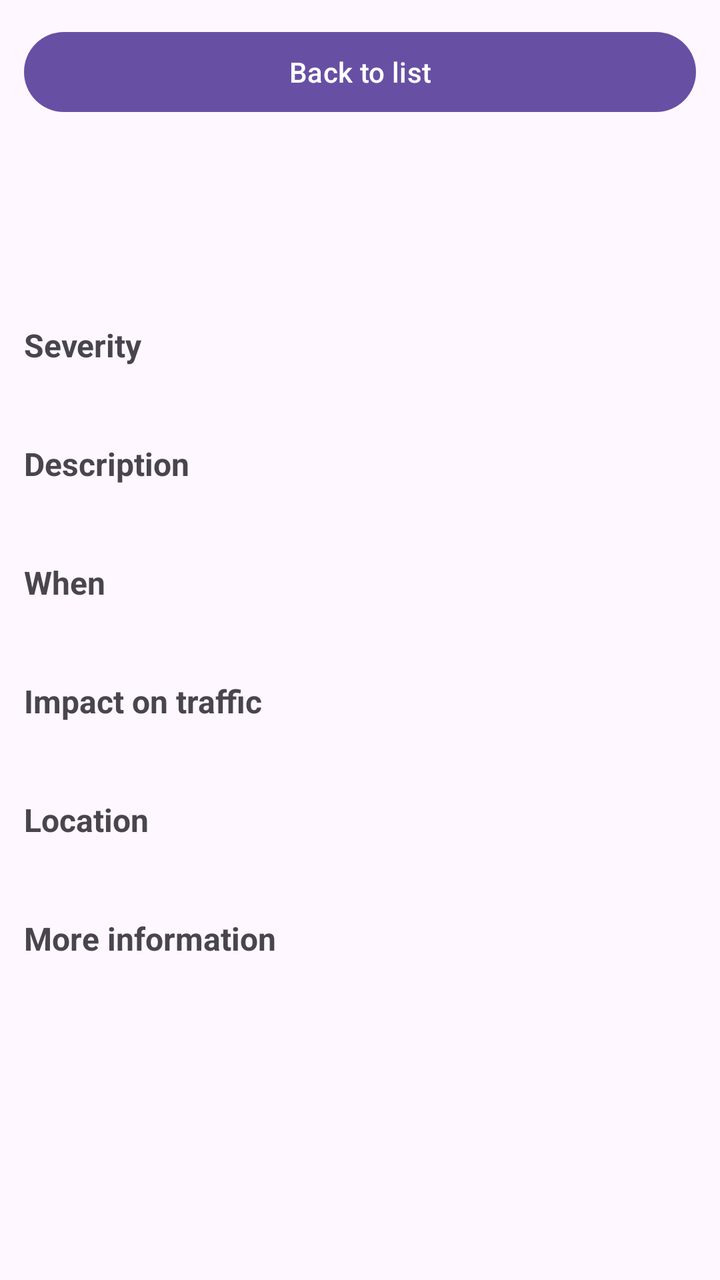
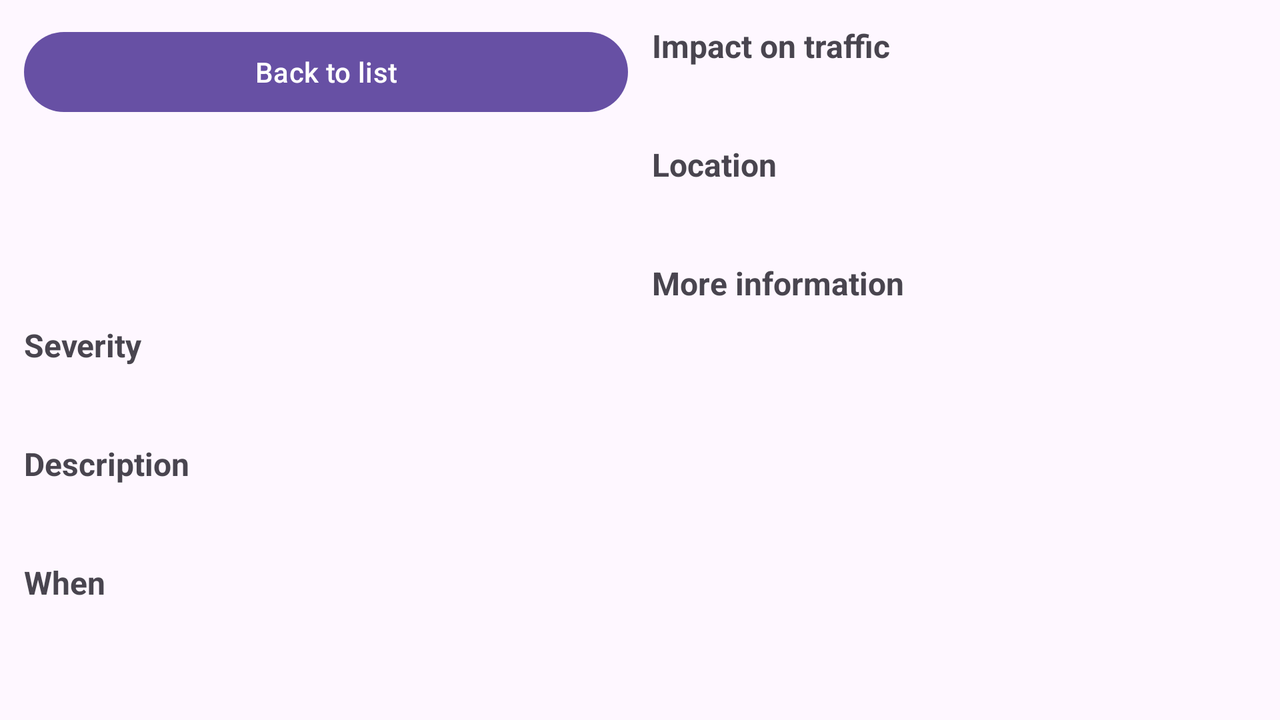

Compare how this app lays out the same screen by default and in its alternative resource folder. The renders come first, then the two layout files and the values they reference.
<!-- AndroidManifest.xml: application theme Theme.Cox_Caitlin_S2326984 -->
<!-- res/layout/fragment_details.xml -->
<?xml version="1.0" encoding="utf-8"?>
<ScrollView xmlns:android="http://schemas.android.com/apk/res/android"
    android:layout_width="match_parent"
    android:layout_height="match_parent">

    <LinearLayout
        android:orientation="vertical"
        android:layout_width="match_parent"
        android:layout_height="wrap_content"
        android:padding="12dp">

        <Button
            android:id="@+id/backButton"
            android:layout_width="match_parent"
            android:layout_height="wrap_content"
            android:text="Back to list"
            />

        
        <LinearLayout
            android:id="@+id/headerBand"
            android:orientation="vertical"
            android:layout_width="match_parent"
            android:layout_height="wrap_content"
            android:layout_marginTop="8dp"
            android:padding="12dp">

            <TextView
                android:id="@+id/headerType"
                android:layout_width="match_parent"
                android:layout_height="wrap_content"
                android:textSize="22sp"
                android:textStyle="bold"
                android:textColor="@android:color/white"
                />
            <TextView
                android:id="@+id/headerRoad"
                android:layout_width="match_parent"
                android:layout_height="wrap_content"
                android:textSize="18sp"
                android:textColor="@android:color/white"
                />
        </LinearLayout>

        <TextView
            android:id="@+id/severityHeading"
            android:layout_width="match_parent"
            android:layout_height="wrap_content"
            android:layout_marginTop="16dp"
            android:textSize="16sp"
            android:textStyle="bold"
            android:text="Severity"
            />
        <TextView
            android:id="@+id/severityText"
            android:layout_width="match_parent"
            android:layout_height="wrap_content"
            android:textSize="16sp"
            />

        <TextView
            android:id="@+id/commentHeading"
            android:layout_width="match_parent"
            android:layout_height="wrap_content"
            android:layout_marginTop="16dp"
            android:textSize="16sp"
            android:textStyle="bold"
            android:text="Description"
            />
        <TextView
            android:id="@+id/commentText"
            android:layout_width="match_parent"
            android:layout_height="wrap_content"
            android:textSize="16sp"
            />

        <TextView
            android:id="@+id/whenHeading"
            android:layout_width="match_parent"
            android:layout_height="wrap_content"
            android:layout_marginTop="16dp"
            android:textSize="16sp"
            android:textStyle="bold"
            android:text="When"
            />
        <TextView
            android:id="@+id/whenText"
            android:layout_width="match_parent"
            android:layout_height="wrap_content"
            android:textSize="16sp"
            />

        <TextView
            android:id="@+id/impactHeading"
            android:layout_width="match_parent"
            android:layout_height="wrap_content"
            android:layout_marginTop="16dp"
            android:textSize="16sp"
            android:textStyle="bold"
            android:text="Impact on traffic"
            />
        <TextView
            android:id="@+id/impactText"
            android:layout_width="match_parent"
            android:layout_height="wrap_content"
            android:textSize="16sp"
            />

        <TextView
            android:id="@+id/locationHeading"
            android:layout_width="match_parent"
            android:layout_height="wrap_content"
            android:layout_marginTop="16dp"
            android:textSize="16sp"
            android:textStyle="bold"
            android:text="Location"
            />
        <TextView
            android:id="@+id/locationText"
            android:layout_width="match_parent"
            android:layout_height="wrap_content"
            android:textSize="16sp"
            />

        <TextView
            android:id="@+id/moreHeading"
            android:layout_width="match_parent"
            android:layout_height="wrap_content"
            android:layout_marginTop="16dp"
            android:textSize="16sp"
            android:textStyle="bold"
            android:text="More information"
            />
        <TextView
            android:id="@+id/moreText"
            android:layout_width="match_parent"
            android:layout_height="wrap_content"
            android:textSize="16sp"
            />
    </LinearLayout>
</ScrollView>
<!-- resources referenced by this layout -->
<resources>
  <style name="Theme.Cox_Caitlin_S2326984" parent="Base.Theme.Cox_Caitlin_S2326984" />
  <style name="Base.Theme.Cox_Caitlin_S2326984" parent="Theme.Material3.DayNight.NoActionBar">
      </style>
</resources>
<!-- res/layout-land/fragment_details.xml (the repository's variant of the layout above) -->
<!-- drawn on the phone turned sideways -->
<?xml version="1.0" encoding="utf-8"?>
<ScrollView xmlns:android="http://schemas.android.com/apk/res/android"
    android:layout_width="match_parent"
    android:layout_height="match_parent">

    <LinearLayout
        android:orientation="horizontal"
        android:layout_width="match_parent"
        android:layout_height="wrap_content"
        android:padding="12dp">

        
        <LinearLayout
            android:orientation="vertical"
            android:layout_width="0dp"
            android:layout_height="wrap_content"
            android:layout_weight="1"
            android:layout_marginEnd="12dp">

            <Button
                android:id="@+id/backButton"
                android:layout_width="match_parent"
                android:layout_height="wrap_content"
                android:text="Back to list"
                />

            
            <LinearLayout
                android:id="@+id/headerBand"
                android:orientation="vertical"
                android:layout_width="match_parent"
                android:layout_height="wrap_content"
                android:layout_marginTop="8dp"
                android:padding="12dp">

                <TextView
                    android:id="@+id/headerType"
                    android:layout_width="match_parent"
                    android:layout_height="wrap_content"
                    android:textSize="22sp"
                    android:textStyle="bold"
                    android:textColor="@android:color/white"
                    />
                <TextView
                    android:id="@+id/headerRoad"
                    android:layout_width="match_parent"
                    android:layout_height="wrap_content"
                    android:textSize="18sp"
                    android:textColor="@android:color/white"
                    />
            </LinearLayout>

            <TextView
                android:id="@+id/severityHeading"
                android:layout_width="match_parent"
                android:layout_height="wrap_content"
                android:layout_marginTop="16dp"
                android:textSize="16sp"
                android:textStyle="bold"
                android:text="Severity"
                />
            <TextView
                android:id="@+id/severityText"
                android:layout_width="match_parent"
                android:layout_height="wrap_content"
                android:textSize="16sp"
                />

            <TextView
                android:id="@+id/commentHeading"
                android:layout_width="match_parent"
                android:layout_height="wrap_content"
                android:layout_marginTop="16dp"
                android:textSize="16sp"
                android:textStyle="bold"
                android:text="Description"
                />
            <TextView
                android:id="@+id/commentText"
                android:layout_width="match_parent"
                android:layout_height="wrap_content"
                android:textSize="16sp"
                />

            <TextView
                android:id="@+id/whenHeading"
                android:layout_width="match_parent"
                android:layout_height="wrap_content"
                android:layout_marginTop="16dp"
                android:textSize="16sp"
                android:textStyle="bold"
                android:text="When"
                />
            <TextView
                android:id="@+id/whenText"
                android:layout_width="match_parent"
                android:layout_height="wrap_content"
                android:textSize="16sp"
                />
        </LinearLayout>

        
        <LinearLayout
            android:orientation="vertical"
            android:layout_width="0dp"
            android:layout_height="wrap_content"
            android:layout_weight="1">

            <TextView
                android:id="@+id/impactHeading"
                android:layout_width="match_parent"
                android:layout_height="wrap_content"
                android:textSize="16sp"
                android:textStyle="bold"
                android:text="Impact on traffic"
                />
            <TextView
                android:id="@+id/impactText"
                android:layout_width="match_parent"
                android:layout_height="wrap_content"
                android:textSize="16sp"
                />

            <TextView
                android:id="@+id/locationHeading"
                android:layout_width="match_parent"
                android:layout_height="wrap_content"
                android:layout_marginTop="16dp"
                android:textSize="16sp"
                android:textStyle="bold"
                android:text="Location"
                />
            <TextView
                android:id="@+id/locationText"
                android:layout_width="match_parent"
                android:layout_height="wrap_content"
                android:textSize="16sp"
                />

            <TextView
                android:id="@+id/moreHeading"
                android:layout_width="match_parent"
                android:layout_height="wrap_content"
                android:layout_marginTop="16dp"
                android:textSize="16sp"
                android:textStyle="bold"
                android:text="More information"
                />
            <TextView
                android:id="@+id/moreText"
                android:layout_width="match_parent"
                android:layout_height="wrap_content"
                android:textSize="16sp"
                />
        </LinearLayout>
    </LinearLayout>
</ScrollView>
